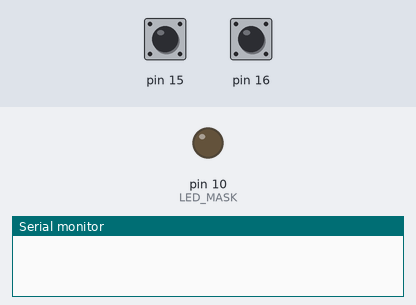
Bench run of a sketch on a simulated Arduino Uno, built with avr-gcc and run on an emulated ATmega328P. On the bench: output pins drawn as LEDs (lit = HIGH), the last lines printed to the serial monitor. The test bench sets the inputs (shaded band); at power-on: pin 16 HIGH, pin 15 HIGH.

Above: at 1.2 s.
1.3 s: pin 16 pulled LOW for 0.15 s
At 3.3 s:
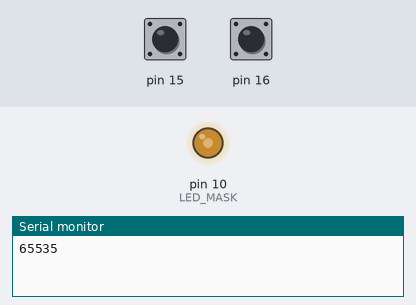
3.6 s: pin 16 pulled LOW for 1 s
At 3.77 s:
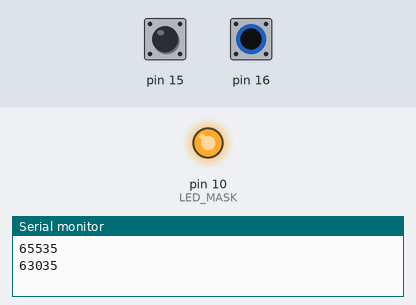
Timing chart, 0 to 12.6 s (numbered marks = the images above; inputs shaded):
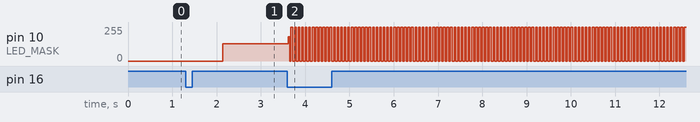

Measured:
- after the input at 3.6 s, pin 10 (LED_MASK): 131/255 → 183/255 at once, then repeats every 0.06 s: 0/255 0.02 s, 255/255 0.04 s

The sketch:

Timer_PWM_Generator.ino
```cpp
#define LED_MASK (1 << 2)
#define BUTTONS_MASK ((1 << 1) | (1 << 2))

long int BOTTOM = 0;
int a = 0;

void setup() {
  Serial.begin(9600);
  DDRB |= LED_MASK;
  TCCR1A = 0;
  TCCR1B = (1<<CS22);
  TCNT1 = BOTTOM;
  TIMSK1 |= (1<<TOIE2);
  DDRC &= ~BUTTONS_MASK;
  PORTC |= BUTTONS_MASK;
  PCICR |= (1<<1);
  PCMSK1 |= (1<<1) | (1<<2);
  sei();
}

ISR(TIMER1_OVF_vect) {
  if (a) {
    a = 0;
    PORTB |= LED_MASK;
  }
  else {
    a = 1;
    PORTB &= ~LED_MASK;
  }
  TCNT1 = BOTTOM;
}

boolean flag1 = false;
boolean flag2 = false;

ISR(PCINT1_vect) {
  uint8_t buttonsState = PINC & BUTTONS_MASK;
  boolean state1 = !(buttonsState & (1 << 1));
  boolean state2 = !(buttonsState & (1 << 2));

  if (state1) { //увеличении скорости мигании
    if (!flag1) {
      flag1 = !flag1;

      if (BOTTOM+2500 < 65535) {
        BOTTOM += 2500;
      } else {BOTTOM = 0;}
      Serial.println(BOTTOM);
    } else {flag1 = !flag1;}
  }

  if (state2) { //уменьшение скорости мигании
    if (!flag2) {
      flag1 = !flag2;

      if (BOTTOM-2500 > 0) {
        BOTTOM -= 2500;
      } else {BOTTOM = 65535;}
      Serial.println(BOTTOM);
    } else {flag2 = !flag2;}
  }
}


void loop() {
  // put your main code here, to run repeatedly:

}
```
